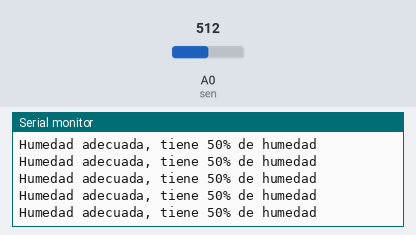
Recording of a sketch running on a simulated Arduino Uno, built with avr-gcc and run on an emulated ATmega328P. On the bench: the last lines printed to the serial monitor. The test bench sets the inputs (shaded band); at power-on: A0 (sen) = 512.

Above: at 1.2 s.
1.3 s: A0 (sen) set to 306
At 1.47 s:
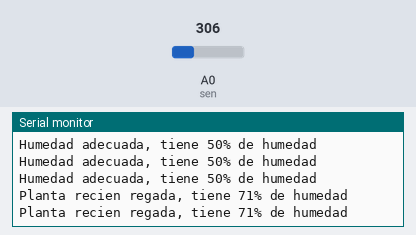
3.3 s: A0 (sen) set to 511
At 3.3 s:
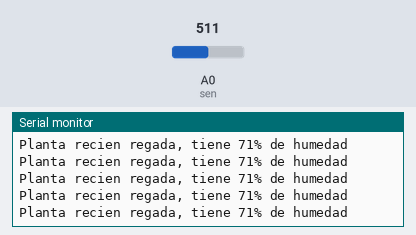
6.3 s: A0 (sen) set to 900
At 6.47 s:
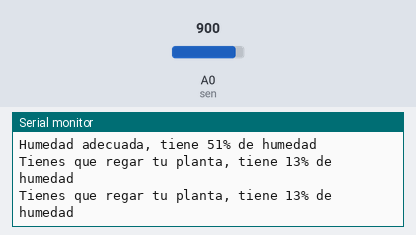
8.3 s: A0 (sen) set to 1023
At 8.32 s:
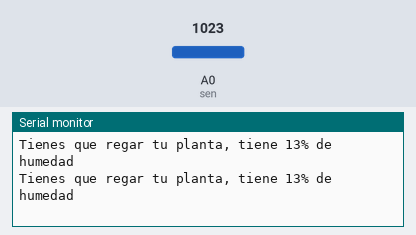
11.3 s: A0 (sen) set to 716
At 11.34 s:
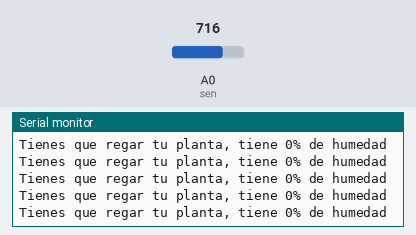
14.3 s: A0 (sen) set to 122
At 14.3 s:
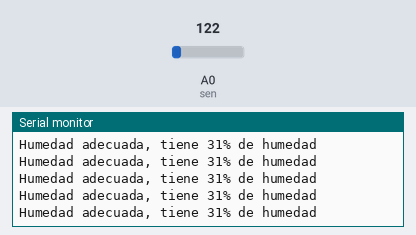
Timing chart, 0 to 17.3 s (numbered marks = the images above; inputs shaded):
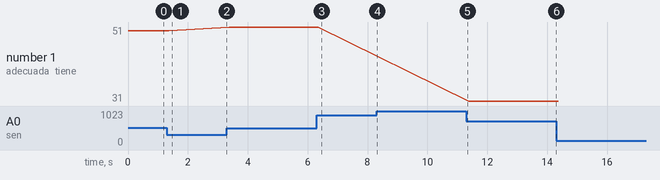

Measured:
- after the input at 1.3 s, the serial monitor: prints a new line after 0.11 s (image 1)
- after the input at 6.3 s, the serial monitor: prints a new line after 0.10 s (image 3)
- plotted number 1: 50 → 51 after the input at 3.3 s, 51 → 31 after the input at 11.3 s

The sketch:

humedad.ino
```cpp
const int sen = A0;
void setup() {
Serial.begin(9600);
}

void loop() {
int humedad = analogRead(sen);
int h = map(humedad, 0, 1023, 100, 0);
if (h <= 20 && h >= 0) {
Serial.print("Tienes que regar tu planta, tiene ");
Serial.print(h);
Serial.print("% de humedad ");
Serial.println("");
}else if (h > 20 && h < 60){
Serial.print("Humedad adecuada, tiene ");
Serial.print(h);
Serial.print("% de humedad ");
Serial.println("");
} else{
Serial.print("Planta recien regada, tiene ");
Serial.print(h);
Serial.print("% de humedad ");
Serial.println("");
}
}
```
